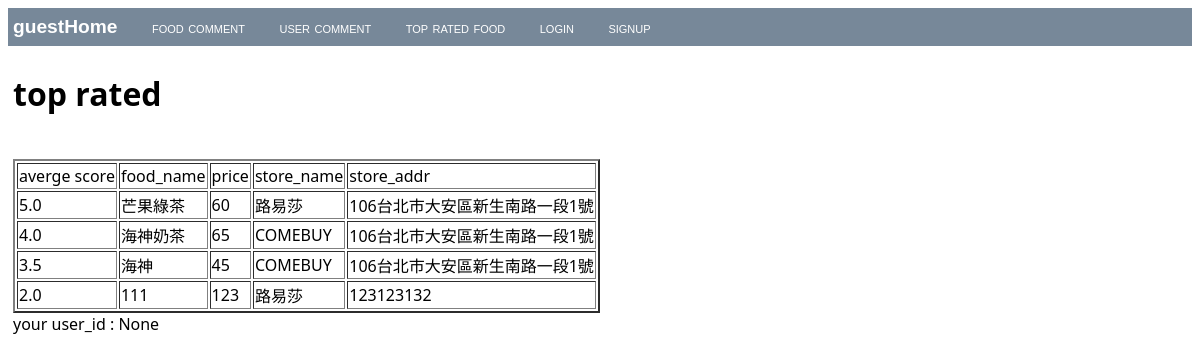
The page /guestsearchtoprated on the database its author committed.
### tables this page shows
CREATE TABLE Food (food_sId integer, name text, price integer);

### app.py (the view)
@app.route("/guestsearchtoprated", methods=['POST','GET'])
def guest_search_top_rated():
    con = sqlite3.connect("database.db")
    cur = con.cursor()
    cur.execute("SELECT *,COUNT(Rating.rowid), SUM(Rating.score) FROM Food, Rating, Store WHERE Store.rowid = Food.food_sId AND Food.rowid = Rating.fId GROUP BY Food.rowid")
    rows = cur.fetchall()
    con.close()
    rows1 = []
    for row in rows:
        temp_list = list(row)
        temp_list[5] = round(temp_list[12] / temp_list[11], 1)
        rows1.append(tuple(temp_list))
    for i in range(len(rows1)-1):
        for j in range(len(rows1) - 1 - i):
            if rows1[j][5] < rows1[j+1][5]:
                temp_list = list(rows1)
                temp_list[j], temp_list[j+1] = temp_list[j+1], temp_list[j]
                rows1 = tuple(temp_list)
    return render_template("guest_search_top_rated.html", rows1 = rows1)

### templates/guest_search_top_rated.html
{% extends "guest_layout.html" %}
{% block content %}
    <h1>top rated</h1>
    <br>
    <table border="2px">
        <thead>
            <td>averge score</td>
            <td>food_name</td>
            <td>price</td>
            <td>store_name</td>
            <td>store_addr</td>
        </thead>
        {% for row in rows1 %}
        <tr>
            <td>{{ row[5] }}</td>
            <td>{{ row[1] }}</td>
            <td>{{ row[2] }}</td>
            <td>{{ row[9] }}</td>
            <td>{{ row[10] }}</td>
        </tr>
        {% endfor %}
    </table>
{% endblock %}

### templates/guest_layout.html (shortened to what this page needs)
<!DOCTYPE html>
<html>
    <head>
        <link rel="stylesheet" type="text/css" href="{{ url_for('static', filename='site.css')}}" />
    </head>
    <body>
        <div class="navbar">
            <a href="{{ url_for('guest_home') }}" class="navbar-brand">guestHome</a>
            <a href="{{ url_for('guest_search_food') }}" class="navbar-item">food comment</a>
            <a href="{{ url_for('guest_search_user') }}" class="navbar-item">user comment</a>
            <a href="{{ url_for('guest_search_top_rated') }}" class="navbar-item">top rated food</a>
            <a href="{{ url_for('guest_login') }}" class="navbar-item">login</a>
            <a href="{{ url_for('guest_signup') }}" class="navbar-item">signup</a>
        </div>
        <div class="body-content">
            {% block content %}
            {% endblock %}
            <footer>
                your user_id : {{session.get('user_id')}}
            </footer>
        </div>
    </body>
</html>

### static/site.css (style rules this page uses)
.navbar { background-color: lightslategray; font-size: 1em; font-family: 'Trebuchet MS', 'Lucida Sans Unicode', 'Lucida Grande', 'Lucida Sans', Arial, sans-serif; color: white; padding: 8px 5px 8px 5px; }
.navbar a { text-decoration: none; color: inherit; }
.navbar-brand { font-size: 1.2em; font-weight: 600; }
.navbar-item { font-variant: small-caps; margin-left: 30px; }
.body-content { padding: 5px; font-family:'Segoe UI', Tahoma, Geneva, Verdana, sans-serif; }

### rows shown on the page
Food: row "5.0", name "芒果綠茶", price "60", row "路易莎", row "106台北市大安區新生南路一段1號"
Food: row "4.0", name "海神奶茶", price "65", row "COMEBUY", row "106台北市大安區新生南路一段1號"
Food: row "3.5", name "海神", price "45", row "COMEBUY", row "106台北市大安區新生南路一段1號"
Food: row "2.0", name "111", price "123", row "路易莎", row "123123132"

### other values the page prints
{{ session.get('user_id') }} "None"
